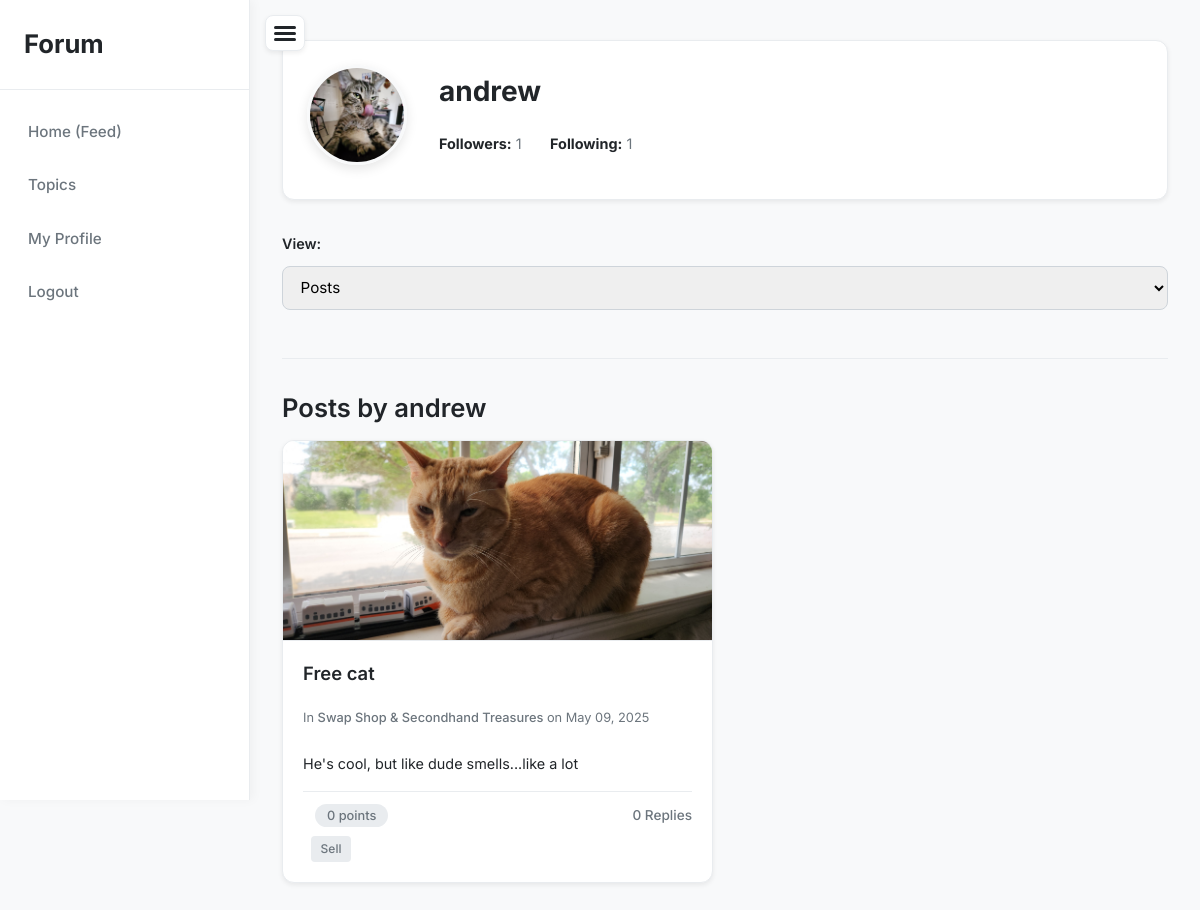
The app's page /user/andrew (signed in), older data.
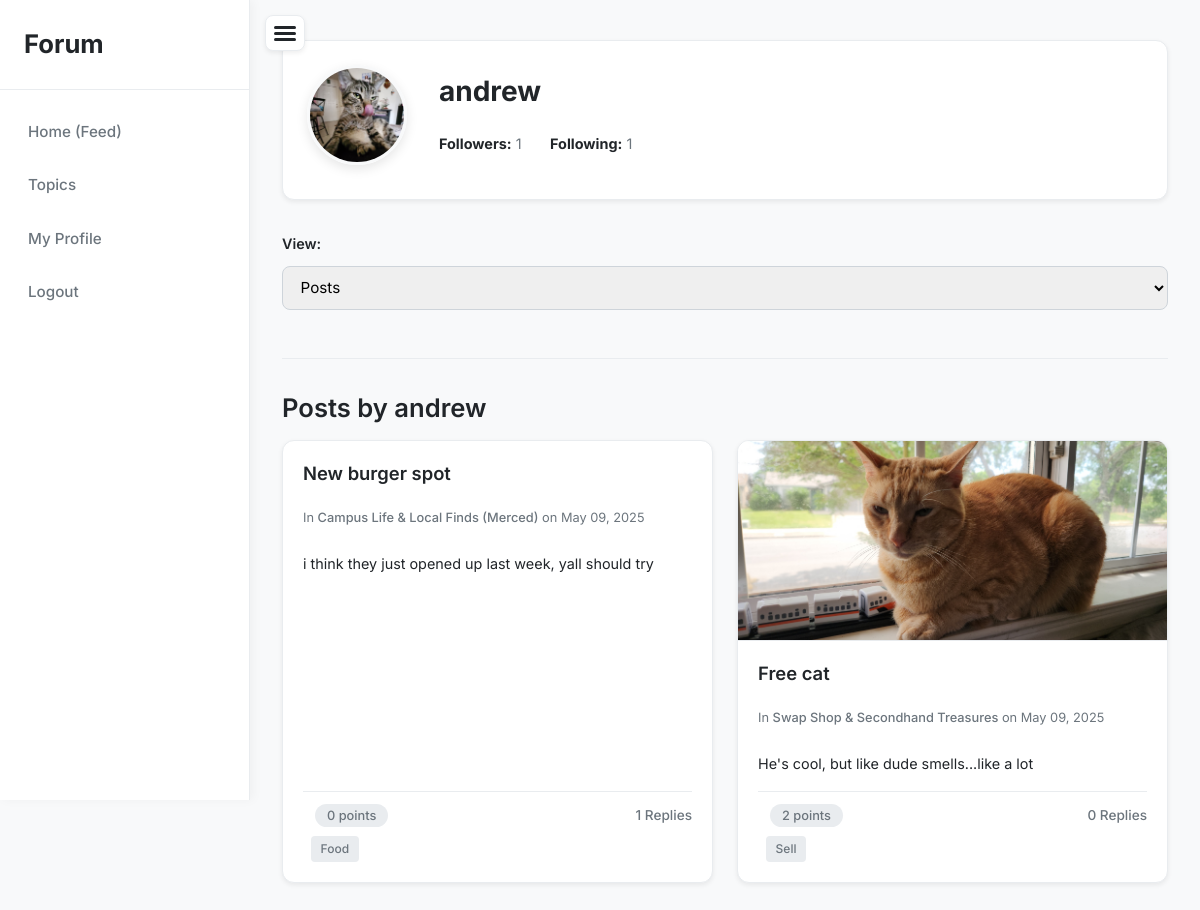
The same page, newer data.
### app/models.py (models this page shows, shortened)
class Post(db.Model):
    id = db.Column(db.Integer, primary_key=True)
    title = db.Column(db.String(200), nullable=False)
    content = db.Column(db.Text, nullable=False)
    timestamp = db.Column(db.DateTime, index=True, default=datetime.utcnow)
    user_id = db.Column(db.Integer, db.ForeignKey('user.id'), nullable=False)
    topic_id = db.Column(db.Integer, db.ForeignKey('topic.id'), nullable=False)
    media_url = db.Column(db.String(255), nullable=True)
    tag = db.Column(db.String(50), nullable=True)
    author = db.relationship('User', back_populates='posts')
    topic = db.relationship('Topic', back_populates='posts')
    replies = db.relationship('Reply', back_populates='post', lazy='dynamic', cascade='all, delete-orphan')
    votes = db.relationship('Vote', back_populates='post', lazy='dynamic', cascade='all, delete-orphan')
    @property
    def upvotes_count(self):
        return Vote.query.filter_by(post_id=self.id, vote_type='upvote').count()
    @property
    def downvotes_count(self):
        return Vote.query.filter_by(post_id=self.id, vote_type='downvote').count()
    @property
    def score(self):
        return self.upvotes_count - self.downvotes_count

class Topic(db.Model):
    id = db.Column(db.Integer, primary_key=True)
    name = db.Column(db.String(100), unique=True, nullable=False)
    description = db.Column(db.String(255), nullable=True)
    slug = db.Column(db.String(120), unique=True, nullable=False)
    posts = db.relationship('Post', back_populates='topic', lazy='dynamic', cascade='all, delete-orphan')

### app/routes.py (the view)
@main.route('/user/<username>')
@login_required
def user_profile(username):
    user = User.query.filter_by(username=username).first_or_404()
    filter_type = request.args.get('filter', 'posts')
    is_following = False
    if current_user.is_authenticated and current_user != user:
        is_following = Follow.query.filter_by(user_id=user.id, follower_id=current_user.id).first() is not None
    if filter_type == 'replies':
        content = user.replies.order_by(Reply.timestamp.desc()).all()
    else:  # Default to posts
        content = user.posts.order_by(Post.timestamp.desc()).all()
    return render_template(
        'user_profile.html',
        user=user,
        title=f"{user.username}'s Profile",
        filter=filter_type,
        content=content,
        is_following=is_following
    )

### app/routes.py (called while the page is built)
@login_manager.user_loader
def load_user(user_id):
    return User.query.get(int(user_id))

### app/templates/user_profile.html (shortened to what this page needs)
{% extends 'base.html' %}
{% block content %}
<div class="profile-header mb-2">
    <div class="profile-header-avatar">
        {% if user.profile_picture %}
            <img src="{{ url_for('static', filename='uploads/' ~ user.profile_picture) }}" alt="{{ user.username }}'s Profile Picture" class="profile-pic-display">
        {% else %}
            <div class="profile-pic-default">
                <span>{{ user.username[0]|upper }}</span>
            </div>
        {% endif %}
    </div>
    <div class="profile-header-info">
        <h1>{{ user.username }}</h1>
        <div class="profile-stats-container">
            <p class="profile-stat-line"><strong>Followers:</strong> {{ user.followers.count() }}</p>
            <p class="profile-stat-line"><strong>Following:</strong> {{ user.following.count() }}</p>
        </div>
    </div>
</div>
<form method="get" class="profile-action-form">
    <label for="user-content-filter">View:</label>
    <select name="filter" id="user-content-filter" onchange="this.form.submit()" class="form-control">
        <option value="posts" {% if filter == 'posts' %}selected{% endif %}>Posts</option>
    </select>
</form>
<hr>
{% if filter == 'posts' %}
    <h2>Posts by {{ user.username }}</h2>
    {% if content %}
        <div class="feed-grid">
        {% for post in content %}
            <article class="content-card">
                {% if post.media_url %}
                    <a href="{{ url_for('main.view_post', post_id=post.id) }}" class="card-image-link">
                        <img src="{{ url_for('static', filename='uploads/' ~ post.media_url) }}" alt="Image for {{post.title}}" class="card-image">
                    </a>
                {% else %}
                     <div class="card-no-image"></div>
                {% endif %}
                <div class="card-content">
                    <h3><a href="{{ url_for('main.view_post', post_id=post.id) }}">{{ post.title }}</a></h3>
                    <p class="post-meta">
                        In <a href="{{ url_for('main.view_topic', slug=post.topic.slug) }}">{{ post.topic.name }}</a>
                        on {{ post.timestamp.strftime('%b %d, %Y') }}
                    </p>
                    <p class="post-content-snippet">
                        {{ post.content | striptags | truncate(100) }}
                    </p>
                    <div class="post-interactions">
                        <div class="vote-controls">
                            <span class="vote-score">{{ post.score }} points</span>
                        </div>
                        <a href="{{ url_for('main.view_post', post_id=post.id) }}#replies" class="view-replies-link">{{ post.replies.count() }} Replies</a>
                    </div>
                     {% if post.tag %}
                        <div style="margin-top: 0.5rem;">
                            <span class="post-tag-badge">{{ post.tag }}</span>
                        </div>
                    {% endif %}
                </div>
            </article>
        {% else %}
         <p>{{ user.username }} has not made any posts yet.</p>
        {% endfor %}
        </div>
    {% else %}
        <p>{{ user.username }} has not made any posts yet.</p>
    {% endif %}
{% endif %}
{% endblock %}

Row changes from the older to the newer data that the page shows:
added Post: title "New burger spot", topic.name "Campus Life & Local Finds (Merced)", timestamp "May 09, 2025", content "i think they just opened up last week, yall should try", score "0", replies.count "1", tag "Food"
computed for Post "Free cat": score "0" → "2"
